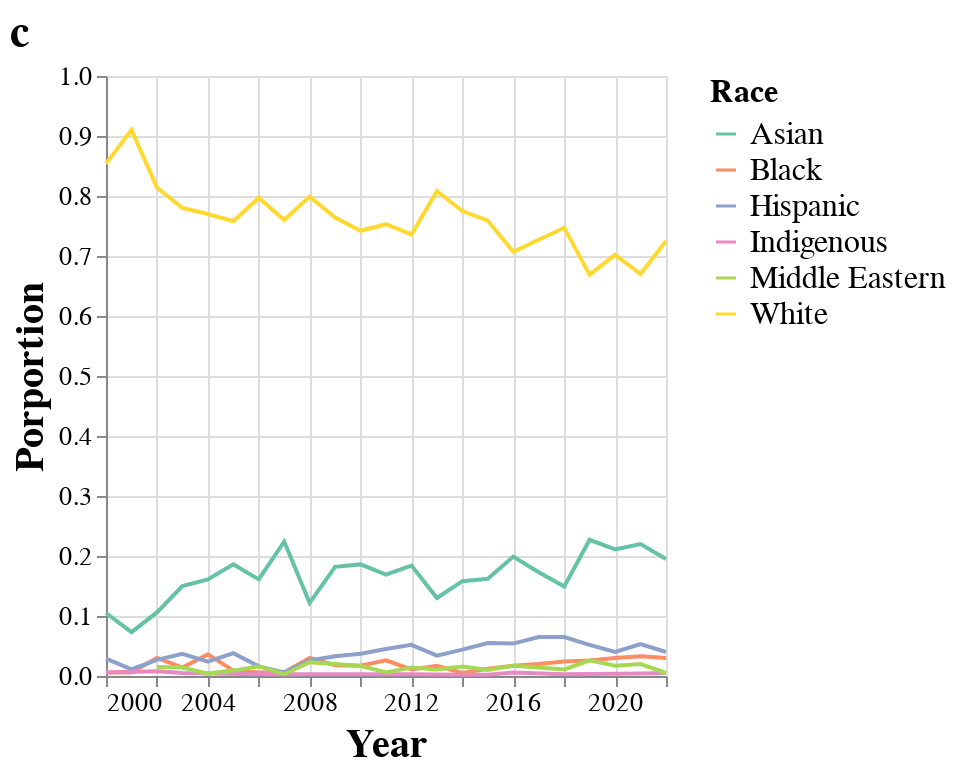

Notebook code for this chart:
### Code cell
race_prop_chart = alt.Chart(transform_year(race_ts)).mark_line().encode(
    x = alt.X(
        'year',
        title = 'Year',
    ),
    y = alt.Y(
        'prop',
        title = 'Porportion',
    ),
    color = alt.Color(
        'racepred',
        title = 'Race',
        scale=alt.Scale(domain=unique_races,
                      range=race_colors)
    )
).properties(
    title = 'c',
    height=300,
    width=280
).configure_axis(
    labelFontSize=13,
    titleFontSize=20
).configure_legend(
    titleFontSize=16,
    labelFontSize=16
).configure_title(
    anchor='start',
    fontSize=22
)

race_prop_chart

### Figure 1 — Vega-Lite specification as saved in the notebook (floating-point values rounded to 4 significant figures)
{"config": {"view": {"continuousWidth": 400, "continuousHeight": 300}, "axis": {"labelFontSize": 13, "titleFontSize": 20}, "legend": {"labelFontSize": 16, "titleFontSize": 16}, "title": {"anchor": "start", "fontSize": 22}}, "data": {"name": "data-857b3ee5a807f173472b4ba9b29571c1"}, "mark": "line", "encoding": {"color": {"field": "racepred", "scale": {"domain": ["Asian", "Black", "Hispanic", "Indigenous", "Middle Eastern", "White"], "range": ["#66c2a5", "#fc8d62", "#8da0cb", "#e78ac3", "#a6d854", "#ffd92f"]}, "title": "Race", "type": "nominal"}, "x": {"field": "year", "title": "Year", "type": "temporal"}, "y": {"field": "prop", "title": "Porportion", "type": "quantitative"}}, "height": 300, "title": "c", "width": 280, "$schema": "https://vega.github.io/schema/vega-lite/v4.17.0.json", "datasets": {"data-857b3ee5a807f173472b4ba9b29571c1": [{"year": "2000-01-01T00:00:00", "racepred": "Asian", "freq": 18, "year total": 171, "prop": 0.105}, {"year": "2000-01-01T00:00:00", "racepred": "Black", "freq": 1, "year total": 171, "prop": 0.006}, {"year": "2000-01-01T00:00:00", "racepred": "Hispanic", "freq": 5, "year total": 171, "prop": 0.029}, {"year": "2000-01-01T00:00:00", "racepred": "Indigenous", "freq": 1, "year total": 171, "prop": 0.006}, {"year": "2000-01-01T00:00:00", "racepred": "White", "freq": 146, "year total": 171, "prop": 0.854}, {"year": "2001-01-01T00:00:00", "racepred": "Asian", "freq": 13, "year total": 177, "prop": 0.073}, {"year": "2001-01-01T00:00:00", "racepred": "Black", "freq": 1, "year total": 177, "prop": 0.006}, {"year": "2001-01-01T00:00:00", "racepred": "Hispanic", "freq": 2, "year total": 177, "prop": 0.011}, {"year": "2001-01-01T00:00:00", "racepred": "White", "freq": 161, "year total": 177, "prop": 0.91}, {"year": "2002-01-01T00:00:00", "racepred": "Asian", "freq": 28, "year total": 263, "prop": 0.106}, {"year": "2002-01-01T00:00:00", "racepred": "Black", "freq": 8, "year total": 263, "prop": 0.03}, {"year": "2002-01-01T00:00:00", "racepred": "Hispanic", "freq": 7, "year total": 263, "prop": 0.027}, {"year": "2002-01-01T00:00:00", "racepred": "Indigenous", "freq": 2, "year total": 263, "prop": 0.008}, {"year": "2002-01-01T00:00:00", "racepred": "Middle Eastern", "freq": 4, "year total": 263, "prop": 0.015}, {"year": "2002-01-01T00:00:00", "racepred": "White", "freq": 214, "year total": 263, "prop": 0.814}, {"year": "2003-01-01T00:00:00", "racepred": "Asian", "freq": 32, "year total": 214, "prop": 0.15}, {"year": "2003-01-01T00:00:00", "racepred": "Black", "freq": 3, "year total": 214, "prop": 0.014}, {"year": "2003-01-01T00:00:00", "racepred": "Hispanic", "freq": 8, "year total": 214, "prop": 0.037}, {"year": "2003-01-01T00:00:00", "racepred": "Indigenous", "freq": 1, "year total": 214, "prop": 0.005}, {"year": "2003-01-01T00:00:00", "racepred": "Middle Eastern", "freq": 3, "year total": 214, "prop": 0.014}, {"year": "2003-01-01T00:00:00", "racepred": "White", "freq": 167, "year total": 214, "prop": 0.78}, {"year": "2004-01-01T00:00:00", "racepred": "Asian", "freq": 40, "year total": 248, "prop": 0.161}, {"year": "2004-01-01T00:00:00", "racepred": "Black", "freq": 9, "year total": 248, "prop": 0.036}, {"year": "2004-01-01T00:00:00", "racepred": "Hispanic", "freq": 6, "year total": 248, "prop": 0.024}, {"year": "2004-01-01T00:00:00", "racepred": "Indigenous", "freq": 1, "year total": 248, "prop": 0.004}, {"year": "2004-01-01T00:00:00", "racepred": "Middle Eastern", "freq": 1, "year total": 248, "prop": 0.004}, {"year": "2004-01-01T00:00:00", "racepred": "White", "freq": 191, "year total": 248, "prop": 0.77}, {"year": "2005-01-01T00:00:00", "racepred": "Asian", "freq": 59, "year total": 318, "prop": 0.186}, {"year": "2005-01-01T00:00:00", "racepred": "Black", "freq": 3, "year total": 318, "prop": 0.009}, {"year": "2005-01-01T00:00:00", "racepred": "Hispanic", "freq": 12, "year total": 318, "prop": 0.038}, {"year": "2005-01-01T00:00:00", "racepred": "Middle Eastern", "freq": 3, "year total": 318, "prop": 0.009}, {"year": "2005-01-01T00:00:00", "racepred": "White", "freq": 241, "year total": 318, "prop": 0.758}, {"year": "2006-01-01T00:00:00", "racepred": "Asian", "freq": 50, "year total": 311, "prop": 0.161}, {"year": "2006-01-01T00:00:00", "racepred": "Black", "freq": 2, "year total": 311, "prop": 0.006}, {"year": "2006-01-01T00:00:00", "racepred": "Hispanic", "freq": 5, "year total": 311, "prop": 0.016}, {"year": "2006-01-01T00:00:00", "racepred": "Indigenous", "freq": 1, "year total": 311, "prop": 0.003}, {"year": "2006-01-01T00:00:00", "racepred": "Middle Eastern", "freq": 5, "year total": 311, "prop": 0.016}, {"year": "2006-01-01T00:00:00", "racepred": "White", "freq": 248, "year total": 311, "prop": 0.797}, {"year": "2007-01-01T00:00:00", "racepred": "Asian", "freq": 69, "year total": 308, "prop": 0.224}, {"year": "2007-01-01T00:00:00", "racepred": "Black", "freq": 2, "year total": 308, "prop": 0.006}, {"year": "2007-01-01T00:00:00", "racepred": "Hispanic", "freq": 2, "year total": 308, "prop": 0.006}, {"year": "2007-01-01T00:00:00", "racepred": "Middle Eastern", "freq": 1, "year total": 308, "prop": 0.003}, {"year": "2007-01-01T00:00:00", "racepred": "White", "freq": 234, "year total": 308, "prop": 0.76}, {"year": "2008-01-01T00:00:00", "racepred": "Asian", "freq": 37, "year total": 304, "prop": 0.122}, {"year": "2008-01-01T00:00:00", "racepred": "Black", "freq": 9, "year total": 304, "prop": 0.03}, {"year": "2008-01-01T00:00:00", "racepred": "Hispanic", "freq": 8, "year total": 304, "prop": 0.026}, {"year": "2008-01-01T00:00:00", "racepred": "Middle Eastern", "freq": 7, "year total": 304, "prop": 0.023}, {"year": "2008-01-01T00:00:00", "racepred": "White", "freq": 243, "year total": 304, "prop": 0.799}, {"year": "2009-01-01T00:00:00", "racepred": "Asian", "freq": 61, "year total": 335, "prop": 0.182}, {"year": "2009-01-01T00:00:00", "racepred": "Black", "freq": 6, "year total": 335, "prop": 0.018}, {"year": "2009-01-01T00:00:00", "racepred": "Hispanic", "freq": 11, "year total": 335, "prop": 0.033}, {"year": "2009-01-01T00:00:00", "racepred": "Indigenous", "freq": 1, "year total": 335, "prop": 0.003}, {"year": "2009-01-01T00:00:00", "racepred": "White", "freq": 256, "year total": 335, "prop": 0.764}, {"year": "2010-01-01T00:00:00", "racepred": "Asian", "freq": 55, "year total": 295, "prop": 0.186}, {"year": "2010-01-01T00:00:00", "racepred": "Black", "freq": 5, "year total": 295, "prop": 0.017}, {"year": "2010-01-01T00:00:00", "racepred": "Hispanic", "freq": 11, "year total": 295, "prop": 0.037}, {"year": "2010-01-01T00:00:00", "racepred": "Middle Eastern", "freq": 5, "year total": 295, "prop": 0.017}, {"year": "2010-01-01T00:00:00", "racepred": "White", "freq": 219, "year total": 295, "prop": 0.742}, {"year": "2011-01-01T00:00:00", "racepred": "Asian", "freq": 52, "year total": 308, "prop": 0.169}, {"year": "2011-01-01T00:00:00", "racepred": "Black", "freq": 8, "year total": 308, "prop": 0.026}, {"year": "2011-01-01T00:00:00", "racepred": "Hispanic", "freq": 14, "year total": 308, "prop": 0.045}, {"year": "2011-01-01T00:00:00", "racepred": "Middle Eastern", "freq": 2, "year total": 308, "prop": 0.006}, {"year": "2011-01-01T00:00:00", "racepred": "White", "freq": 232, "year total": 308, "prop": 0.753}, {"year": "2012-01-01T00:00:00", "racepred": "Asian", "freq": 64, "year total": 348, "prop": 0.184}, {"year": "2012-01-01T00:00:00", "racepred": "Black", "freq": 4, "year total": 348, "prop": 0.011}, {"year": "2012-01-01T00:00:00", "racepred": "Hispanic", "freq": 18, "year total": 348, "prop": 0.052}, {"year": "2012-01-01T00:00:00", "racepred": "Indigenous", "freq": 1, "year total": 348, "prop": 0.003}, {"year": "2012-01-01T00:00:00", "racepred": "Middle Eastern", "freq": 5, "year total": 348, "prop": 0.014}, {"year": "2012-01-01T00:00:00", "racepred": "White", "freq": 256, "year total": 348, "prop": 0.736}, {"year": "2013-01-01T00:00:00", "racepred": "Asian", "freq": 46, "year total": 355, "prop": 0.13}, {"year": "2013-01-01T00:00:00", "racepred": "Black", "freq": 6, "year total": 355, "prop": 0.017}, {"year": "2013-01-01T00:00:00", "racepred": "Hispanic", "freq": 12, "year total": 355, "prop": 0.034}, {"year": "2013-01-01T00:00:00", "racepred": "Middle Eastern", "freq": 4, "year total": 355, "prop": 0.011}, {"year": "2013-01-01T00:00:00", "racepred": "White", "freq": 287, "year total": 355, "prop": 0.808}, {"year": "2014-01-01T00:00:00", "racepred": "Asian", "freq": 68, "year total": 431, "prop": 0.158}, {"year": "2014-01-01T00:00:00", "racepred": "Black", "freq": 2, "year total": 431, "prop": 0.005}, {"year": "2014-01-01T00:00:00", "racepred": "Hispanic", "freq": 19, "year total": 431, "prop": 0.044}, {"year": "2014-01-01T00:00:00", "racepred": "Indigenous", "freq": 1, "year total": 431, "prop": 0.002}, {"year": "2014-01-01T00:00:00", "racepred": "Middle Eastern", "freq": 7, "year total": 431, "prop": 0.016}, {"year": "2014-01-01T00:00:00", "racepred": "White", "freq": 334, "year total": 431, "prop": 0.775}, {"year": "2015-01-01T00:00:00", "racepred": "Asian", "freq": 65, "year total": 402, "prop": 0.162}, {"year": "2015-01-01T00:00:00", "racepred": "Black", "freq": 5, "year total": 402, "prop": 0.012}, {"year": "2015-01-01T00:00:00", "racepred": "Hispanic", "freq": 22, "year total": 402, "prop": 0.055}, {"year": "2015-01-01T00:00:00", "racepred": "Indigenous", "freq": 1, "year total": 402, "prop": 0.002}, {"year": "2015-01-01T00:00:00", "racepred": "Middle Eastern", "freq": 4, "year total": 402, "prop": 0.01}, {"year": "2015-01-01T00:00:00", "racepred": "White", "freq": 305, "year total": 402, "prop": 0.759}, {"year": "2016-01-01T00:00:00", "racepred": "Asian", "freq": 70, "year total": 352, "prop": 0.199}, {"year": "2016-01-01T00:00:00", "racepred": "Black", "freq": 6, "year total": 352, "prop": 0.017}, {"year": "2016-01-01T00:00:00", "racepred": "Hispanic", "freq": 19, "year total": 352, "prop": 0.054}, {"year": "2016-01-01T00:00:00", "racepred": "Indigenous", "freq": 2, "year total": 352, "prop": 0.006}, {"year": "2016-01-01T00:00:00", "racepred": "Middle Eastern", "freq": 6, "year total": 352, "prop": 0.017}, {"year": "2016-01-01T00:00:00", "racepred": "White", "freq": 249, "year total": 352, "prop": 0.707}, {"year": "2017-01-01T00:00:00", "racepred": "Asian", "freq": 61, "year total": 352, "prop": 0.173}, {"year": "2017-01-01T00:00:00", "racepred": "Black", "freq": 7, "year total": 352, "prop": 0.02}, {"year": "2017-01-01T00:00:00", "racepred": "Hispanic", "freq": 23, "year total": 352, "prop": 0.065}, {"year": "2017-01-01T00:00:00", "racepred": "Middle Eastern", "freq": 5, "year total": 352, "prop": 0.014}, {"year": "2017-01-01T00:00:00", "racepred": "White", "freq": 256, "year total": 352, "prop": 0.727}, {"year": "2018-01-01T00:00:00", "racepred": "Asian", "freq": 55, "year total": 368, "prop": 0.149}, {"year": "2018-01-01T00:00:00", "racepred": "Black", "freq": 9, "year total": 368, "prop": 0.024}, {"year": "2018-01-01T00:00:00", "racepred": "Hispanic", "freq": 24, "year total": 368, "prop": 0.065}, {"year": "2018-01-01T00:00:00", "racepred": "Indigenous", "freq": 1, "year total": 368, "prop": 0.003}, {"year": "2018-01-01T00:00:00", "racepred": "Middle Eastern", "freq": 4, "year total": 368, "prop": 0.011}, {"year": "2018-01-01T00:00:00", "racepred": "White", "freq": 275, "year total": 368, "prop": 0.747}, {"year": "2019-01-01T00:00:00", "racepred": "Asian", "freq": 61, "year total": 269, "prop": 0.227}, {"year": "2019-01-01T00:00:00", "racepred": "Black", "freq": 7, "year total": 269, "prop": 0.026}, {"year": "2019-01-01T00:00:00", "racepred": "Hispanic", "freq": 14, "year total": 269, "prop": 0.052}, {"year": "2019-01-01T00:00:00", "racepred": "Middle Eastern", "freq": 7, "year total": 269, "prop": 0.026}, {"year": "2019-01-01T00:00:00", "racepred": "White", "freq": 180, "year total": 269, "prop": 0.669}, {"year": "2020-01-01T00:00:00", "racepred": "Asian", "freq": 63, "year total": 299, "prop": 0.211}, {"year": "2020-01-01T00:00:00", "racepred": "Black", "freq": 9, "year total": 299, "prop": 0.03}, {"year": "2020-01-01T00:00:00", "racepred": "Hispanic", "freq": 12, "year total": 299, "prop": 0.04}, {"year": "2020-01-01T00:00:00", "racepred": "Middle Eastern", "freq": 5, "year total": 299, "prop": 0.017}, {"year": "2020-01-01T00:00:00", "racepred": "White", "freq": 210, "year total": 299, "prop": 0.702}, {"year": "2021-01-01T00:00:00", "racepred": "Asian", "freq": 100, "year total": 455, "prop": 0.22}, {"year": "2021-01-01T00:00:00", "racepred": "Black", "freq": 15, "year total": 455, "prop": 0.033}, {"year": "2021-01-01T00:00:00", "racepred": "Hispanic", "freq": 24, "year total": 455, "prop": 0.053}, {"year": "2021-01-01T00:00:00", "racepred": "Indigenous", "freq": 2, "year total": 455, "prop": 0.004}, {"year": "2021-01-01T00:00:00", "racepred": "Middle Eastern", "freq": 9, "year total": 455, "prop": 0.02}, {"year": "2021-01-01T00:00:00", "racepred": "White", "freq": 305, "year total": 455, "prop": 0.67}, {"year": "2022-01-01T00:00:00", "racepred": "Asian", "freq": 39, "year total": 200, "prop": 0.195}, {"year": "2022-01-01T00:00:00", "racepred": "Black", "freq": 6, "year total": 200, "prop": 0.03}, {"year": "2022-01-01T00:00:00", "racepred": "Hispanic", "freq": 8, "year total": 200, "prop": 0.04}, {"year": "2022-01-01T00:00:00", "racepred": "Indigenous", "freq": 1, "year total": 200, "prop": 0.005}, {"year": "2022-01-01T00:00:00", "racepred": "Middle Eastern", "freq": 1, "year total": 200, "prop": 0.005}, {"year": "2022-01-01T00:00:00", "racepred": "White", "freq": 145, "year total": 200, "prop": 0.725}]}}
